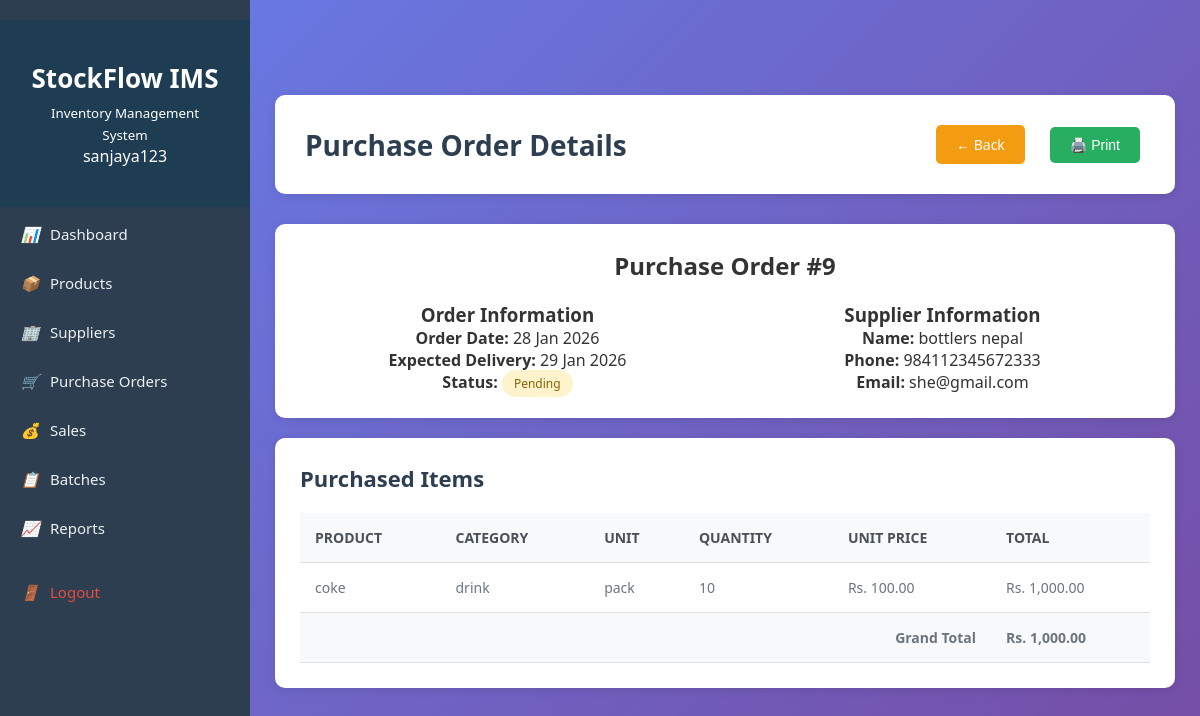
The app's page /purchases/purchase_details.php?id=9 (signed in) with its own data.
### tables this page shows
CREATE TABLE `purchase_order` (
  `purchase_id` int(11) NOT NULL,
  `supplier_id` int(11) NOT NULL,
  `user_id` int(11) NOT NULL,
  `order_date` date NOT NULL,
  `expected_delivery` date DEFAULT NULL,
  `status` varchar(20) NOT NULL
);

CREATE TABLE `supplier` (
  `supplier_id` int(11) NOT NULL,
  `supplier_name` varchar(100) NOT NULL,
  `supplier_address` text NOT NULL,
  `supplier_phone` varchar(20) NOT NULL,
  `supplier_email` varchar(100) DEFAULT NULL,
  `contact_person` varchar(100) DEFAULT NULL,
  `status` varchar(20) NOT NULL,
  `created_at` date NOT NULL
);

CREATE TABLE `purchased_item` (
  `purchase_item_id` int(11) NOT NULL,
  `purchase_id` int(11) NOT NULL,
  `product_id` int(11) NOT NULL,
  `quantity_order` int(11) NOT NULL,
  `unit_price` decimal(10,2) NOT NULL
);

CREATE TABLE `product` (
  `product_id` int(11) NOT NULL,
  `product_name` varchar(100) NOT NULL,
  `product_category` varchar(50) NOT NULL,
  `unit` varchar(20) NOT NULL,
  `selling_price` decimal(10,2) NOT NULL,
  `reorder_level` int(11) NOT NULL,
  `status` varchar(20) NOT NULL,
  `quantity` int(11) DEFAULT 0
);

### config/db_config.php (called while the page is built, shortened)
<?php
function formatCurrency($amount) {
    return 'Rs. ' . number_format($amount, 2);
}
function formatDate($date) {
    return date('d M Y', strtotime($date));
}

### purchases/purchase_details.php (the view, shortened to what this page needs)
<?php
require "../config/db_config.php";
$conn = getDBConnection();
$po_id = (int) $_GET['id'];
$poQuery = $conn->prepare("
    SELECT
        po.purchase_id,
        po.order_date,
        po.expected_delivery,
        po.status,
        s.supplier_name,
        s.supplier_phone,
        s.supplier_email
    FROM purchase_order po
    JOIN supplier s ON po.supplier_id = s.supplier_id
    WHERE po.purchase_id = ?
");
$poQuery->bind_param("i", $po_id);
$poQuery->execute();
$po = $poQuery->get_result()->fetch_assoc();
$itemsQuery = $conn->prepare("
    SELECT
        pi.quantity_order,
        pi.unit_price,
        p.product_name,
        p.product_category,
        p.unit
    FROM purchased_item pi
    JOIN product p ON pi.product_id = p.product_id
    WHERE pi.purchase_id = ?
");
$itemsQuery->bind_param("i", $po_id);
$itemsQuery->execute();
$items = $itemsQuery->get_result();
?>
<!DOCTYPE html>
<html lang="en">
<head>
    <link rel="stylesheet" href="../assets/style.css">
</head>
<body>
<?php include '../includes/sidebar.php'; ?>
<div class="main-content">
<div class="header">
    <h1>Purchase Order Details</h1>
    <div class="header-actions">
        <a href="purchase_orders.php" class="btn btn-warning">← Back</a>
        <button type="button" class="btn btn-success" onclick="window.print()">🖨️ Print </button>
    </div>
</div>
    <div class="invoice-header" style="background:#fff;padding:25px;border-radius:10px;box-shadow:0 2px 10px rgba(0,0,0,0.1);margin-bottom:20px;">
        <h2>Purchase Order #<?php echo $po['purchase_id']; ?></h2>
        <div style="display:grid;grid-template-columns:1fr 1fr;gap:20px;margin-top:20px;">
            <div>
                <h3>Order Information</h3>
                <p><strong>Order Date:</strong> <?php echo formatDate($po['order_date']); ?></p>
                <p><strong>Expected Delivery:</strong> <?php echo formatDate($po['expected_delivery']); ?></p>
                <p><strong>Status:</strong>
                    <span class="badge badge-<?php
                        echo $po['status'] === 'completed' ? 'success' : 'warning';
                    ?>">
                        <?php echo ucfirst($po['status']); ?>
                    </span>
                </p>
            </div>
            <div>
                <h3>Supplier Information</h3>
                <p><strong>Name:</strong> <?php echo htmlspecialchars($po['supplier_name']); ?></p>
                <p><strong>Phone:</strong> <?php echo htmlspecialchars($po['supplier_phone']); ?></p>
                <p><strong>Email:</strong> <?php echo htmlspecialchars($po['supplier_email']); ?></p>
            </div>
        </div>
    </div>
    <div class="table-container">
        <div class="table-header">
            <h2>Purchased Items</h2>
        </div>
        <table>
            <thead>
                <tr>
                    <th>Product</th>
                    <th>Category</th>
                    <th>Unit</th>
                    <th>Quantity</th>
                    <th>Unit Price</th>
                    <th>Total</th>
                </tr>
            </thead>
            <tbody>
            <?php
            $grand_total = 0;
            while ($item = $items->fetch_assoc()):
                $item_total = $item['quantity_order'] * $item['unit_price'];
                $grand_total += $item_total;
            ?>
                <tr>
                    <td><?php echo htmlspecialchars($item['product_name']); ?></td>
                    <td><?php echo htmlspecialchars($item['product_category']); ?></td>
                    <td><?php echo htmlspecialchars($item['unit']); ?></td>
                    <td><?php echo $item['quantity_order']; ?></td>
                    <td><?php echo formatCurrency($item['unit_price']); ?></td>
                    <td><?php echo formatCurrency($item_total); ?></td>
                </tr>
            <?php endwhile; ?>
                <tr style="font-weight:bold;background:#f8f9fa;">
                    <td colspan="5" style="text-align:right;">Grand Total</td>
                    <td><?php echo formatCurrency($grand_total); ?></td>
                </tr>
            </tbody>
        </table>
    </div>
</div>
</body>
</html>

### assets/style.css (style rules this page uses)
:root { --login-primary: #2c3e50; --login-secondary: #3498db; }
body { font-family: Arial, sans-serif; background-color: #f1f1f1; text-align: center; padding-top: 50px; }
button, .btn { padding: 10px 20px; margin: 10px 5px; background-color: #4CAF50; border: none; color: white; border-radius: 5px; cursor: pointer; text-decoration: none; }
* { margin: 0; padding: 0; box-sizing: border-box; }
body { font-family: 'Segoe UI', Tahoma, Geneva, Verdana, sans-serif; background: linear-gradient(135deg, #667eea 0%, #764ba2 100%); min-height: 100vh; color: #333; }
.main-content { margin-left: 250px; padding: 25px; min-height: 100vh; padding-top: 45px; }
.header { background: white; padding: 20px 30px; border-radius: 10px; box-shadow: 0 2px 10px rgba(0, 0, 0, 0.1); margin-bottom: 30px; display: flex; justify-content: space-between; align-items: center; }
.header h1 { color: #2c3e50; font-size: 28px; }
.header-actions { display: flex; gap: 15px; align-items: center; }
.table-container { background: white; padding: 25px; border-radius: 10px; box-shadow: 0 2px 10px rgba(0, 0, 0, 0.1); overflow-x: auto; }
.table-header { display: flex; justify-content: space-between; align-items: center; margin-bottom: 20px; }
.table-header h2 { color: #2c3e50; font-size: 22px; }
table { width: 100%; border-collapse: collapse; }
thead { background: #f8f9fa; }
th, td { padding: 15px; text-align: left; border-bottom: 1px solid #dee2e6; }
th { font-weight: 600; color: #495057; font-size: 14px; text-transform: uppercase; }
td { color: #6c757d; font-size: 14px; }
.btn { padding: 10px 20px; border: none; border-radius: 5px; cursor: pointer; font-size: 14px; font-weight: 500; text-decoration: none; display: inline-block; transition: all 0.3s; }
.btn-success { background: #27ae60; color: white; }
.btn-warning { background: #f39c12; color: white; }
.badge { padding: 5px 12px; border-radius: 15px; font-size: 12px; font-weight: 500; }
.badge-warning { background: #fff3cd; color: #856404; }

### records on screen
purchase_order: purchase_id "9", order_date "28 Jan 2026", expected_delivery "29 Jan 2026", status "Pending", supplier.supplier_name "bottlers nepal", supplier.supplier_phone "984112345672333", supplier.supplier_email "she@gmail.com"
purchased_item: product.product_name "coke", product.product_category "drink", product.unit "pack", quantity_order "10", unit_price "Rs. 100.00", formatCurrency($item_total) "Rs. 1,000.00"

### other values on screen
$_SESSION['username'] "sanjaya123"
formatCurrency($grand_total) "Rs. 1,000.00"
